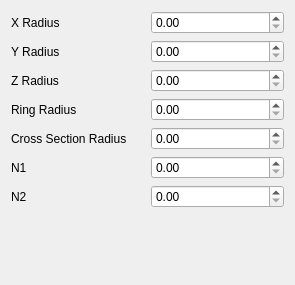
<?xml version="1.0" encoding="UTF-8"?>
<ui version="4.0">
 <class>SuperToroidConfig</class>
 <widget class="QWidget" name="SuperToroidConfig">
  <property name="geometry">
   <rect>
    <x>0</x>
    <y>0</y>
    <width>295</width>
    <height>285</height>
   </rect>
  </property>
  <property name="windowTitle">
   <string>Form</string>
  </property>
  <layout class="QGridLayout" name="gridLayout_2">
   <item row="0" column="0">
    <layout class="QGridLayout" name="gridLayout">
     <item row="3" column="1">
      <widget class="QDoubleSpinBox" name="ringRadiusSpinBox">
       <property name="singleStep">
        <double>0.100000000000000</double>
       </property>
      </widget>
     </item>
     <item row="4" column="1">
      <widget class="QDoubleSpinBox" name="crossSectionRadiusSpinBox">
       <property name="singleStep">
        <double>0.100000000000000</double>
       </property>
      </widget>
     </item>
     <item row="5" column="1">
      <widget class="QDoubleSpinBox" name="n1SpinBox">
       <property name="singleStep">
        <double>0.100000000000000</double>
       </property>
      </widget>
     </item>
     <item row="6" column="1">
      <widget class="QDoubleSpinBox" name="n2SpinBox">
       <property name="singleStep">
        <double>0.100000000000000</double>
       </property>
      </widget>
     </item>
     <item row="0" column="1">
      <widget class="QDoubleSpinBox" name="xRadiusSpinBox">
       <property name="singleStep">
        <double>0.100000000000000</double>
       </property>
      </widget>
     </item>
     <item row="6" column="0">
      <widget class="QLabel" name="label_7">
       <property name="text">
        <string>N2</string>
       </property>
      </widget>
     </item>
     <item row="4" column="0">
      <widget class="QLabel" name="label_5">
       <property name="text">
        <string>Cross Section Radius</string>
       </property>
      </widget>
     </item>
     <item row="5" column="0">
      <widget class="QLabel" name="label_6">
       <property name="text">
        <string>N1</string>
       </property>
      </widget>
     </item>
     <item row="1" column="1">
      <widget class="QDoubleSpinBox" name="yRadiusSpinBox">
       <property name="singleStep">
        <double>0.100000000000000</double>
       </property>
      </widget>
     </item>
     <item row="2" column="1">
      <widget class="QDoubleSpinBox" name="zRadiusSpinBox">
       <property name="singleStep">
        <double>0.100000000000000</double>
       </property>
      </widget>
     </item>
     <item row="0" column="0">
      <widget class="QLabel" name="label">
       <property name="text">
        <string>X Radius</string>
       </property>
      </widget>
     </item>
     <item row="2" column="0">
      <widget class="QLabel" name="label_3">
       <property name="text">
        <string>Z Radius</string>
       </property>
      </widget>
     </item>
     <item row="1" column="0">
      <widget class="QLabel" name="label_2">
       <property name="text">
        <string>Y Radius</string>
       </property>
      </widget>
     </item>
     <item row="3" column="0">
      <widget class="QLabel" name="label_4">
       <property name="text">
        <string>Ring Radius</string>
       </property>
      </widget>
     </item>
     <item row="7" column="0">
      <spacer name="verticalSpacer">
       <property name="orientation">
        <enum>Qt::Vertical</enum>
       </property>
       <property name="sizeHint" stdset="0">
        <size>
         <width>20</width>
         <height>40</height>
        </size>
       </property>
      </spacer>
     </item>
    </layout>
   </item>
  </layout>
 </widget>
 <resources/>
 <connections/>
</ui>
